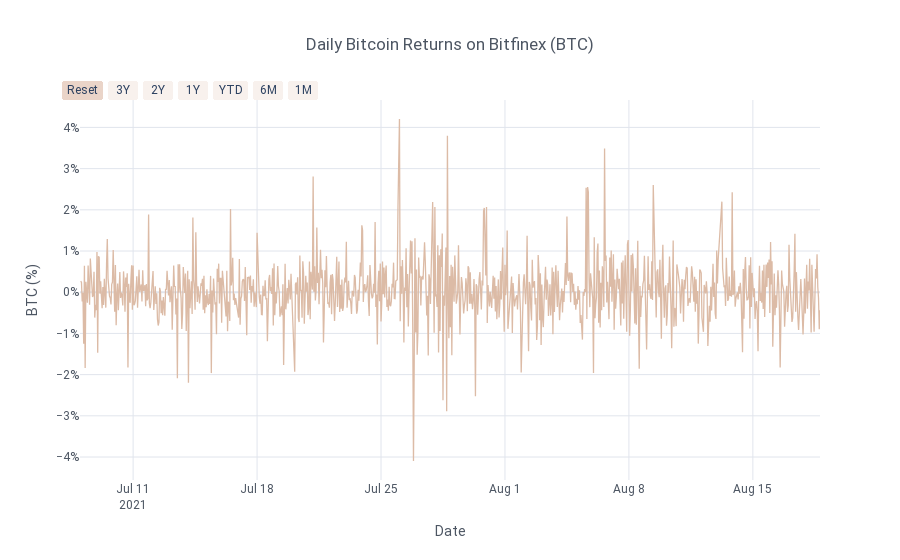

Here is the notebook cell this chart was saved with:
### Code cell
## PLot the Returns & Volatility Distributions:

dist = charts.pwe_return_dist_chart(df,start_date,end_date,tseries='Price_Returns',kind='scatter',
                                    title='Daily Bitcoin Returns on Bitfinex',ticker=symbol,yTitle=f'{symbol} (%)',
                                    asPlot=asPlot,showlegend=False,theme='white',auto_start=auto_start,
                                    auto_end=end_date,connectgaps=False,tickformat='.0%',decimals=2)

### Figure 1 — Plotly figure (JSON) as saved in the notebook; plotly's stock layout.template omitted (floating-point values rounded to 4 significant figures; data arrays with more than 128 entries replaced by an {"elided": "..."} marker saying what was removed)
{"data": [{"connectgaps": false, "hoverinfo": "text", "line": {"color": "rgba(220, 187, 166, 1.0)", "dash": "solid", "shape": "linear", "width": 1.3}, "mode": "lines", "name": "Price_Returns", "text": {"elided": "1000 str values"}, "type": "scatter", "x": {"elided": "1000 str values"}, "y": {"elided": "1000 mixed values"}}], "layout": {"font": {"family": "Roboto"}, "legend": {"bgcolor": "#FFFFFF", "font": {"color": "#4D5663"}, "orientation": "h", "x": 0.3, "y": 0.95, "yanchor": "bottom"}, "paper_bgcolor": "#FFFFFF", "plot_bgcolor": "#FFFFFF", "showlegend": false, "title": {"font": {"color": "#4D5663"}, "text": "Daily Bitcoin Returns on Bitfinex (BTC)", "x": 0.5}, "xaxis": {"gridcolor": "#E1E5ED", "range": ["2021-07-15", "19-08-2021"], "rangeselector": {"bgcolor": "rgba(220, 187, 166, 0.2)", "buttons": [{"count": 1, "label": "Reset", "step": "all"}, {"count": 3, "label": "3Y", "step": "year", "stepmode": "backward"}, {"count": 2, "label": "2Y", "step": "year", "stepmode": "backward"}, {"count": 1, "label": "1Y", "step": "year", "stepmode": "backward"}, {"count": 1, "label": "YTD", "step": "year", "stepmode": "todate"}, {"count": 6, "label": "6M", "step": "month", "stepmode": "backward"}, {"count": 1, "label": "1M", "step": "month", "stepmode": "backward"}], "font": {"family": "Roboto", "size": 12}, "visible": true, "x": -0.025, "y": 1}, "rangeslider": {"visible": false}, "showgrid": true, "tickfont": {"color": "#4D5663"}, "title": {"font": {"color": "#4D5663"}, "text": "Date"}, "zerolinecolor": "#E1E5ED"}, "yaxis": {"gridcolor": "#E1E5ED", "showgrid": true, "tickfont": {"color": "#4D5663"}, "tickformat": ".0%", "title": {"font": {"color": "#4D5663"}, "text": "BTC (%)"}, "zerolinecolor": "#E1E5ED"}}}
